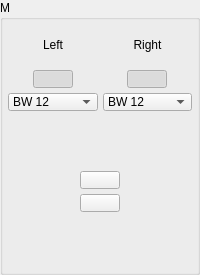
        <widget class="QGroupBox" name="groupBox_M">
         <property name="title">
          <string>M</string>
         </property>
         <layout class="QGridLayout" name="gridLayout_6">
          <property name="leftMargin">
           <number>5</number>
          </property>
          <property name="topMargin">
           <number>5</number>
          </property>
          <property name="rightMargin">
           <number>5</number>
          </property>
          <property name="bottomMargin">
           <number>5</number>
          </property>
          <property name="spacing">
           <number>5</number>
          </property>
          <item row="0" column="0">
           <layout class="QGridLayout" name="gridLayout_5">
            <item row="0" column="0">
             <widget class="QLabel" name="label_12">
              <property name="minimumSize">
               <size>
                <width>0</width>
                <height>40</height>
               </size>
              </property>
              <property name="maximumSize">
               <size>
                <width>16777215</width>
                <height>40</height>
               </size>
              </property>
              <property name="text">
               <string>Left</string>
              </property>
              <property name="alignment">
               <set>Qt::AlignCenter</set>
              </property>
             </widget>
            </item>
            <item row="0" column="1">
             <widget class="QLabel" name="label_13">
              <property name="minimumSize">
               <size>
                <width>0</width>
                <height>40</height>
               </size>
              </property>
              <property name="maximumSize">
               <size>
                <width>16777215</width>
                <height>40</height>
               </size>
              </property>
              <property name="text">
               <string>Right</string>
              </property>
              <property name="alignment">
               <set>Qt::AlignCenter</set>
              </property>
             </widget>
            </item>
            <item row="1" column="0" alignment="Qt::AlignHCenter">
             <widget class="QPushButton" name="pb_Filter_LSetSync_M">
              <property name="minimumSize">
               <size>
                <width>0</width>
                <height>18</height>
               </size>
              </property>
              <property name="maximumSize">
               <size>
                <width>16777215</width>
                <height>18</height>
               </size>
              </property>
              <property name="focusPolicy">
               <enum>Qt::NoFocus</enum>
              </property>
              <property name="text">
               <string/>
              </property>
              <property name="checkable">
               <bool>true</bool>
              </property>
              <property name="checked">
               <bool>true</bool>
              </property>
             </widget>
            </item>
            <item row="1" column="1" alignment="Qt::AlignHCenter">
             <widget class="QPushButton" name="pb_Filter_RSetSync_M">
              <property name="minimumSize">
               <size>
                <width>0</width>
                <height>18</height>
               </size>
              </property>
              <property name="maximumSize">
               <size>
                <width>16777215</width>
                <height>18</height>
               </size>
              </property>
              <property name="focusPolicy">
               <enum>Qt::NoFocus</enum>
              </property>
              <property name="text">
               <string/>
              </property>
              <property name="checkable">
               <bool>true</bool>
              </property>
              <property name="checked">
               <bool>true</bool>
              </property>
             </widget>
            </item>
            <item row="2" column="0">
             <widget class="QComboBox" name="cb_Filter_L_M">
              <property name="minimumSize">
               <size>
                <width>0</width>
                <height>18</height>
               </size>
              </property>
              <property name="maximumSize">
               <size>
                <width>16777215</width>
                <height>18</height>
               </size>
              </property>
              <property name="focusPolicy">
               <enum>Qt::NoFocus</enum>
              </property>
              <property name="currentIndex">
               <number>5</number>
              </property>
              <property name="maxVisibleItems">
               <number>30</number>
              </property>
              <item>
               <property name="text">
                <string>L-R 12</string>
               </property>
              </item>
              <item>
               <property name="text">
                <string>L-R 24</string>
               </property>
              </item>
              <item>
               <property name="text">
                <string>L-R 36</string>
               </property>
              </item>
              <item>
               <property name="text">
                <string>L-R 48</string>
               </property>
              </item>
              <item>
               <property name="text">
                <string>BW 6</string>
               </property>
              </item>
              <item>
               <property name="text">
                <string>BW 12</string>
               </property>
              </item>
              <item>
               <property name="text">
                <string>BW 18</string>
               </property>
              </item>
              <item>
               <property name="text">
                <string>BW 24</string>
               </property>
              </item>
              <item>
               <property name="text">
                <string>BW 30</string>
               </property>
              </item>
              <item>
               <property name="text">
                <string>BW 36</string>
               </property>
              </item>
              <item>
               <property name="text">
                <string>BW 42</string>
               </property>
              </item>
              <item>
               <property name="text">
                <string>BW 48</string>
               </property>
              </item>
             </widget>
            </item>
            <item row="2" column="1">
             <widget class="QComboBox" name="cb_Filter_R_M">
              <property name="minimumSize">
               <size>
                <width>0</width>
                <height>18</height>
               </size>
              </property>
              <property name="maximumSize">
               <size>
                <width>16777215</width>
                <height>18</height>
               </size>
              </property>
              <property name="focusPolicy">
               <enum>Qt::NoFocus</enum>
              </property>
              <property name="currentIndex">
               <number>5</number>
              </property>
              <property name="maxVisibleItems">
               <number>30</number>
              </property>
              <item>
               <property name="text">
                <string>L-R 12</string>
               </property>
              </item>
              <item>
               <property name="text">
                <string>L-R 24</string>
               </property>
              </item>
              <item>
               <property name="text">
                <string>L-R 36</string>
               </property>
              </item>
              <item>
               <property name="text">
                <string>L-R 48</string>
               </property>
              </item>
              <item>
               <property name="text">
                <string>BW 6</string>
               </property>
              </item>
              <item>
               <property name="text">
                <string>BW 12</string>
               </property>
              </item>
              <item>
               <property name="text">
                <string>BW 18</string>
               </property>
              </item>
              <item>
               <property name="text">
                <string>BW 24</string>
               </property>
              </item>
              <item>
               <property name="text">
                <string>BW 30</string>
               </property>
              </item>
              <item>
               <property name="text">
                <string>BW 36</string>
               </property>
              </item>
              <item>
               <property name="text">
                <string>BW 42</string>
               </property>
              </item>
              <item>
               <property name="text">
                <string>BW 48</string>
               </property>
              </item>
             </widget>
            </item>
            <item row="3" column="0" alignment="Qt::AlignHCenter">
             <widget class="ConfigGainWidget" name="dsb_Filter_L_Freq_M" native="true">
              <property name="minimumSize">
               <size>
                <width>50</width>
                <height>50</height>
               </size>
              </property>
              <property name="maximumSize">
               <size>
                <width>50</width>
                <height>50</height>
               </size>
              </property>
             </widget>
            </item>
            <item row="3" column="1" alignment="Qt::AlignHCenter">
             <widget class="ConfigGainWidget" name="dsb_Filter_R_Freq_M" native="true">
              <property name="minimumSize">
               <size>
                <width>50</width>
                <height>50</height>
               </size>
              </property>
              <property name="maximumSize">
               <size>
                <width>50</width>
                <height>50</height>
               </size>
              </property>
             </widget>
            </item>
            <item row="4" column="0" colspan="2">
             <layout class="QHBoxLayout" name="horizontalLayout">
              <property name="spacing">
               <number>0</number>
              </property>
              <item alignment="Qt::AlignHCenter">
               <widget class="QPushButton" name="pb_Output_Invert_M">
                <property name="minimumSize">
                 <size>
                  <width>0</width>
                  <height>18</height>
                 </size>
                </property>
                <property name="maximumSize">
                 <size>
                  <width>16777215</width>
                  <height>18</height>
                 </size>
                </property>
                <property name="focusPolicy">
                 <enum>Qt::NoFocus</enum>
                </property>
                <property name="styleSheet">
                 <string notr="true"/>
                </property>
                <property name="text">
                 <string/>
                </property>
                <property name="checkable">
                 <bool>true</bool>
                </property>
                <property name="checked">
                 <bool>false</bool>
                </property>
               </widget>
              </item>
             </layout>
            </item>
            <item row="5" column="0" colspan="2">
             <layout class="QHBoxLayout" name="horizontalLayout_2">
              <property name="spacing">
               <number>0</number>
              </property>
              <item alignment="Qt::AlignHCenter">
               <widget class="QPushButton" name="pb_Output_Mute_M">
                <property name="minimumSize">
                 <size>
                  <width>0</width>
                  <height>18</height>
                 </size>
                </property>
                <property name="maximumSize">
                 <size>
                  <width>16777215</width>
                  <height>18</height>
                 </size>
                </property>
                <property name="focusPolicy">
                 <enum>Qt::NoFocus</enum>
                </property>
                <property name="styleSheet">
                 <string notr="true"/>
                </property>
                <property name="text">
                 <string/>
                </property>
                <property name="checkable">
                 <bool>true</bool>
                </property>
                <property name="checked">
                 <bool>false</bool>
                </property>
               </widget>
              </item>
             </layout>
            </item>
            <item row="6" column="0" colspan="2" alignment="Qt::AlignHCenter">
             <widget class="ConfigGainWidget" name="dsb_Output_Level_M" native="true">
              <property name="minimumSize">
               <size>
                <width>50</width>
                <height>50</height>
               </size>
              </property>
              <property name="maximumSize">
               <size>
                <width>50</width>
                <height>50</height>
               </size>
              </property>
             </widget>
            </item>
           </layout>
          </item>
         </layout>
        </widget>
